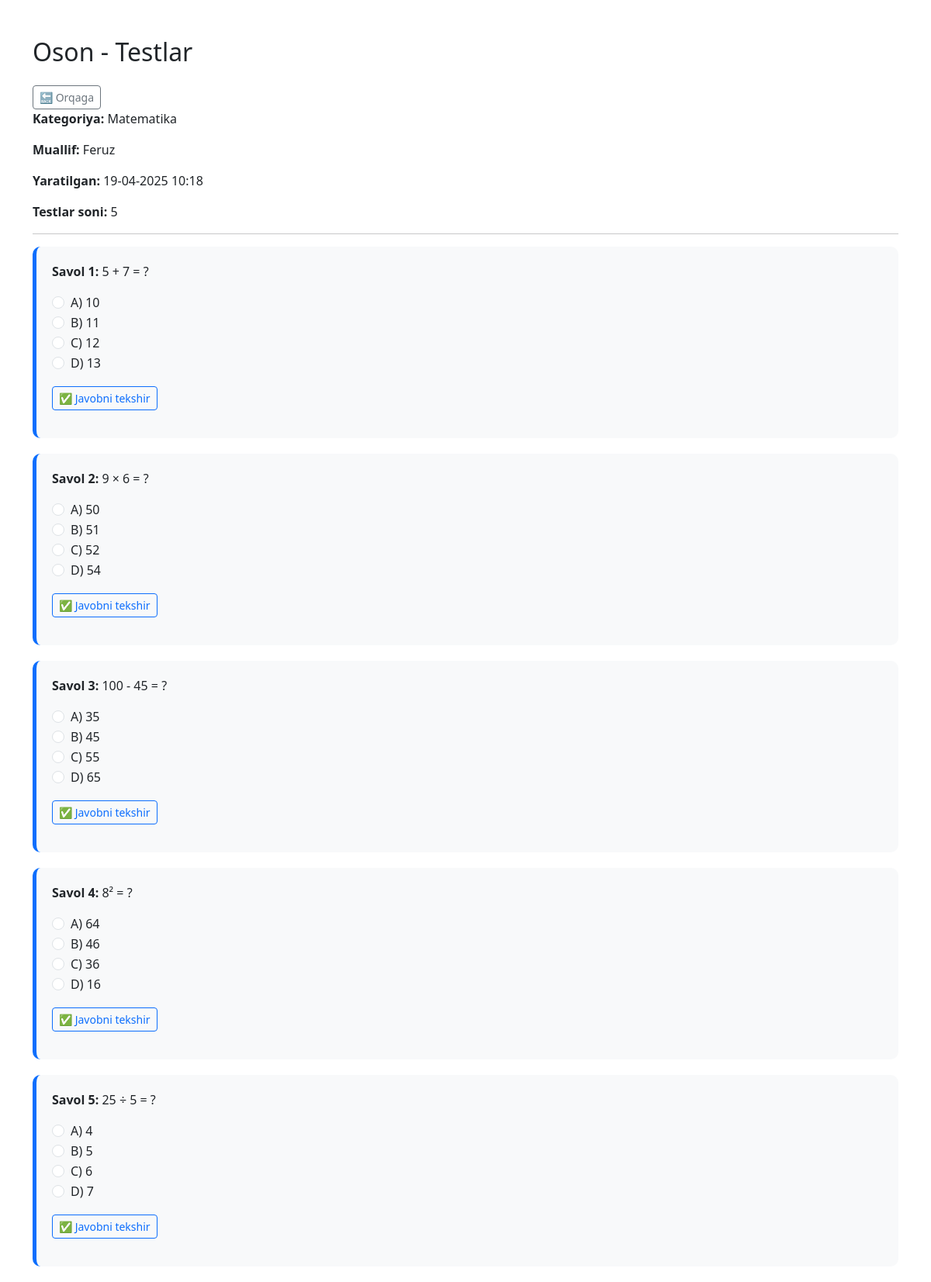
Page /detail/1/ on the committed database.
### app/models.py (models this page shows, shortened)
class Baza(models.Model):
    author = models.ForeignKey(CustomUser, on_delete=models.CASCADE)
    category = models.ForeignKey(Category, on_delete=models.CASCADE)
    t_count = models.IntegerField(default=0)
    name = models.CharField(max_length=200)
    created = models.DateTimeField(auto_now_add=True)
    views = models.IntegerField(default=0)

class Category(models.Model):
    name = models.CharField(max_length=200)
    baza_count = models.IntegerField(default=0)

class Test(models.Model):
    baza = models.ForeignKey(Baza, on_delete=models.CASCADE, related_name='test_set')
    savol = models.CharField(max_length=255)
    image = models.ImageField(upload_to='test_images/', null=True, blank=True)
    a = models.TextField()
    b = models.TextField()
    c = models.TextField()
    d = models.TextField(null=True, blank=True)
    times = models.IntegerField(help_text="Savolni ishlash uchun vaqt", default=60)
    true_var = models.CharField(max_length=1, choices=[('a', 'A'), ('b', 'B'), ('c', 'C'), ('d', 'D')])

### profil/models.py (models this page shows, shortened)
class CustomUser(AbstractBaseUser, PermissionsMixin):
    username = models.CharField(max_length=50)
    email = models.EmailField(unique=True)
    name = models.CharField(max_length=100)
    last_name = models.CharField(max_length=100)
    phone = models.CharField()
    address = models.CharField()
    true_quiz = models.IntegerField(default=0, blank=True, null=True)
    total_quiz = models.IntegerField(default=0, blank=True, null=True)
    image = models.FileField(upload_to='media/profile_images', default='profile_images/img.png')
    is_active = models.BooleanField(default=True)
    is_staff = models.BooleanField(default=False)
    objects = CustomUserManager()
    USERNAME_FIELD = 'email'
    REQUIRED_FIELDS = ['name']

### app/views.py (the view)
# urls.py: path('detail/<int:id>/', baza_detail, name='baza_detail'),
def baza_detail(request, id):
    baza = get_object_or_404(Baza, id=id)
    tests = baza.test_set.all()
    total = tests.count()
    baza.views += 1
    baza.save()
    return render(request, 'detail.html', {
        'baza': baza,
        'total': total
    })

### app/templates/detail.html (shortened to what this page needs)
<!DOCTYPE html>
<html lang="uz">
<head>
    <link href="https://cdn.jsdelivr.net/npm/bootstrap@5.3.3/dist/css/bootstrap.min.css" rel="stylesheet">
    <link href="https://cdnjs.cloudflare.com/ajax/libs/font-awesome/6.5.0/css/all.min.css" rel="stylesheet">
</head>
<body>
<div class="container mt-5">
    <h2>{{ baza.name }} - Testlar</h2>
    <a href="{% url 'app:home' %}" class="btn btn-sm btn-outline-secondary mt-3">🔙 Orqaga</a>
    <p><strong>Kategoriya:</strong> {{ baza.category.name }}</p>
    <p><strong>Muallif:</strong> {{ baza.author.name }}</p>
    <p><strong>Yaratilgan:</strong> {{ baza.created|date:"d-m-Y H:i" }}</p>
    <p><strong>Testlar soni:</strong> {{ total }}</p>
    <hr>
    {% for test in baza.test_set.all %}
<div class="test-box" id="test-{{ test.id }}">
    <p><strong>Savol {{ forloop.counter }}:</strong> {{ test.savol }}</p>
    <div class="d-flex align-items-start">
        <div>
            <div class="form-check">
                <input class="form-check-input" type="radio" name="variant-{{ test.id }}" id="a-{{ test.id }}" value="a">
                <label class="form-check-label" for="a-{{ test.id }}">A) {{ test.a }}</label>
            </div>
            <div class="form-check">
                <input class="form-check-input" type="radio" name="variant-{{ test.id }}" id="b-{{ test.id }}" value="b">
                <label class="form-check-label" for="b-{{ test.id }}">B) {{ test.b }}</label>
            </div>
            <div class="form-check">
                <input class="form-check-input" type="radio" name="variant-{{ test.id }}" id="c-{{ test.id }}" value="c">
                <label class="form-check-label" for="c-{{ test.id }}">C) {{ test.c }}</label>
            </div>
            {% if test.d %}
            <div class="form-check">
                <input class="form-check-input" type="radio" name="variant-{{ test.id }}" id="d-{{ test.id }}" value="d">
                <label class="form-check-label" for="d-{{ test.id }}">D) {{ test.d }}</label>
            </div>
            {% endif %}
        </div>
    </div>
    <button class="btn btn-sm btn-outline-primary mt-3" onclick="checkAnswer('{{ test.id }}', '{{ test.true_var|lower }}')">
        ✅ Javobni tekshir
    </button>
</div>
    {% empty %}
        <div class="alert alert-warning">Hozircha hech qanday test mavjud emas.</div>
    {% endfor %}
</div>
</body>
</html>

### app/templates/detail.html (style rules this page uses)
.test-box { background-color: #f8f9fa; padding: 20px; border-radius: 10px; margin-bottom: 20px; border-left: 5px solid #0d6efd; }

### rows in the picture
Baza: name "Oson", category.name "Matematika", author.name "Feruz", created "19-04-2025 10:18"
Test: savol "5 + 7 = ?", a "10", b "11", c "12", d "13"
Test: savol "9 × 6 = ?", a "50", b "51", c "52", d "54"
Test: savol "100 - 45 = ?", a "35", b "45", c "55", d "65"
Test: savol "8² = ?", a "64", b "46", c "36", d "16"
Test: savol "25 ÷ 5 = ?", a "4", b "5", c "6", d "7"

### other values in the picture
{{ total }} "5"
